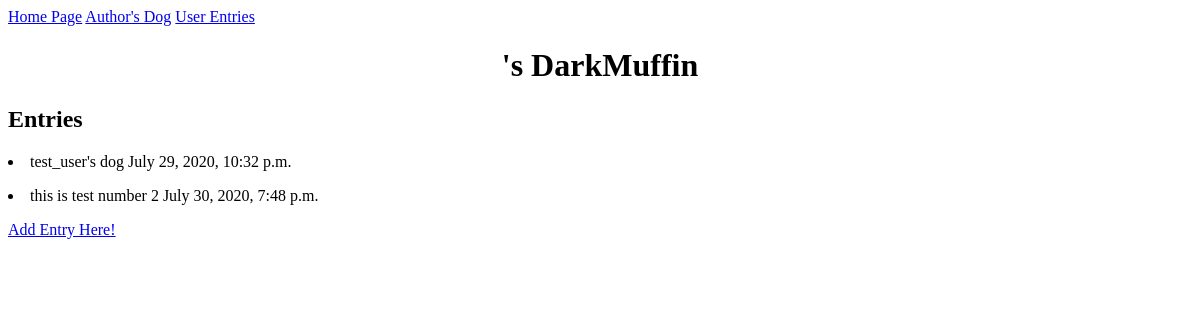
/user_entries/1/, run on an earlier commit of the app's database.
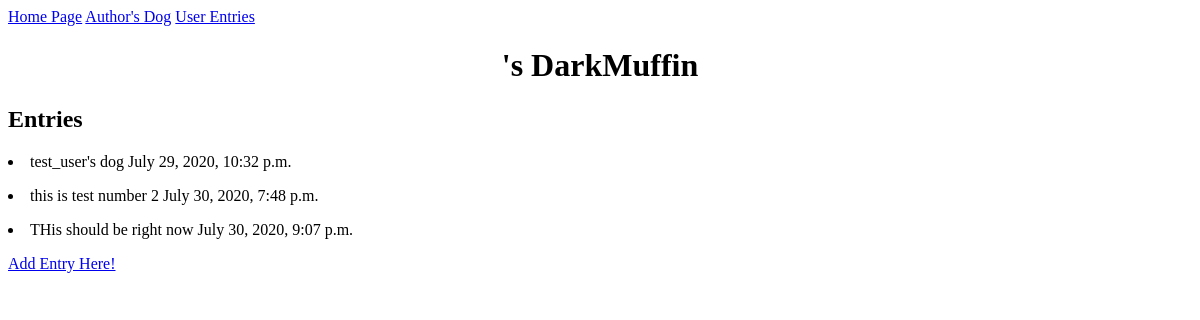
And on a later commit of the database.
### test_dog_app/models.py (models this page shows, shortened)
class Entry(models.Model):
    dog_name = models.ForeignKey(DogName, on_delete=models.CASCADE, null=True, blank=True)
    bio_entry = models.TextField()
    dog_photo = models.ImageField(default=None, upload_to='photo_img/', blank=True)
    date_entry = models.DateTimeField(auto_now_add=True)

### test_dog_app/views.py (the view)
# urls.py: path('user_entries/<int:dog_id>/', views.user_private_entries, name= 'user_private_entries'),
def user_private_entries(request, dog_id):
    dog = DogName.objects.get(id=dog_id)
    dog_entries = dog.entry_set.all()
    content = {
        'dog': dog,
        'dog_entries': dog_entries
    }
    return render(request, 'user_private_entries.html', content)

### test_dog_app/models.py (called while the page is built)
    def __str__(self):
        return self.name

### test_dog_app/templates/user_private_entries.html
{% extends 'base.html' %}
{% block content %}
<div style="text-align: center;">
    <h1>
        {{user.username }}'s {{ dog }}
    </h1>
</div>
    <h2>Entries</h2>
    {% for entry in dog_entries %}
        <p>
            <li>
                {{ entry.bio_entry | linebreaksbr }}
                {{ entry.date_entry }}
            </li>
        </p>
    {% empty %}
        <h2>No entries currently added. Please add one using the button below!</h2>
    {% endfor %}
    <a href="{% url 'test_dog_app:write_about_dog' dog.id %}">
    Add Entry Here!
    </a>
{% endblock content %}

What changed in the data, as far as the page shows it:
added Entry: bio_entry "THis should be right now", date_entry "July 30, 2020, 9:07 p.m."
